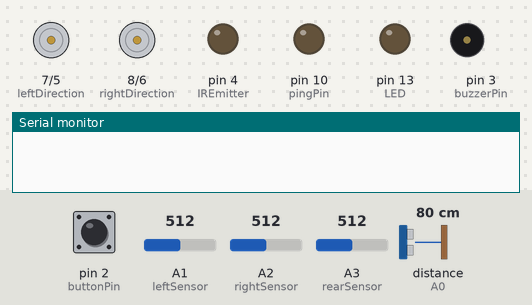
The sketch below on a simulated Arduino Uno, built with avr-gcc and run on an emulated ATmega328P. Parts: direction and speed pins drawn as motors (green arrow = direction pin HIGH = forward, orange = LOW = backward, longer = more drive), output pins drawn as LEDs (lit = HIGH), buzzer (waves = sounding), the last lines printed to the serial monitor. Dashed ring = blinking. Inputs (shaded band) come from the test bench; at power-on: pin 2 (buttonPin) HIGH, distance to the obstacle (sensor on A0) 80 cm, A1 (leftSensor) = 512, A2 (rightSensor) = 512, A3 (rearSensor) = 512. The echo pulse lasts 58.3 µs per cm; random numbers use the default seed unless the sketch sets one.

Above: at 1.2 s.
1.3 s: pin 2 (buttonPin) pulled LOW for 0.15 s
At 2.55 s:
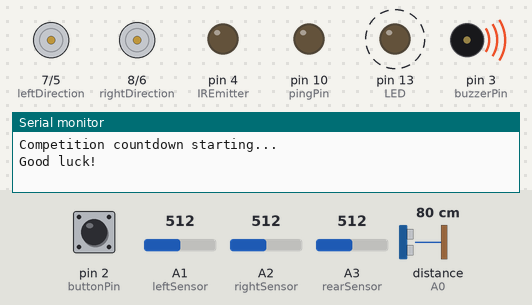
4.4 s: distance to the obstacle (sensor on A0) set to 2 cm
At 7.2 s:
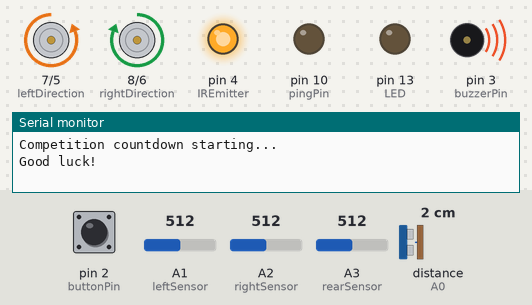
7.4 s: A1 (leftSensor) set to 109
8.9 s: A1 (leftSensor) set to 94
At 9.5 s:
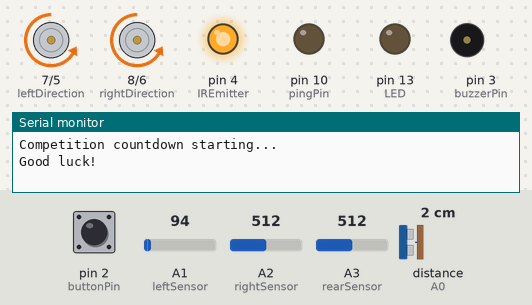
11.9 s: A2 (rightSensor) set to 109
14.9 s: A2 (rightSensor) set to 93
At 21.2 s:
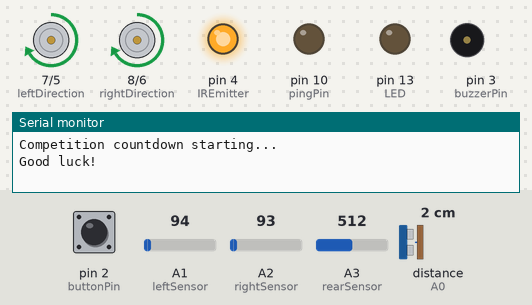
Timing chart, 0 to 31.9 s (numbered marks = the images above; inputs shaded):
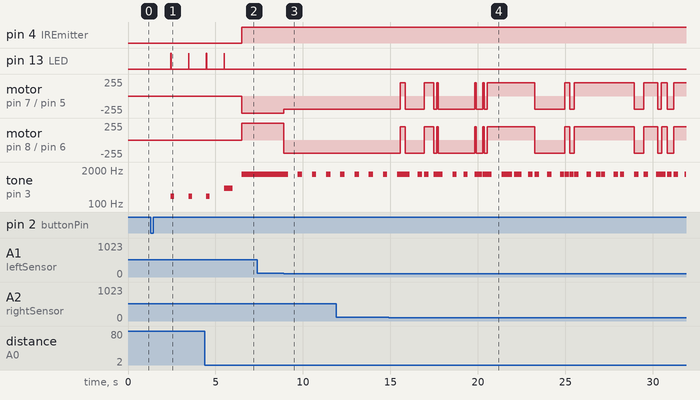

The sketch:

SumoRobot.ino
```cpp
#include <Arduino.h>
#include <Wire.h>
#include <SoftwareSerial.h>
#include "Pitches.h"
#include "SRL2.h"

#define buttonPin 2
#define buzzerPin 3
#define LEDpin 13

/*************************************************/
/** Global Variables and Configuration Settings **/
/*************************************************/
// Competition configuration settings
#define attackDistance 25
#define debug false
#define speed 100
#define angle 90
SRL2 bot(debug);

void setup() {
  bot.jumpStartSetup();
}

void loop() {
  bot.buttonRead();
  if ( bot.isButtonPressed() ) {
    bot.buttonState = 1;
    if ( bot.state == IDLING) {
      // we were in idle mode, so let's begin our
      // competition countdown
      Serial.println("Competition countdown starting...");
      Serial.println("Good luck!");
      //bot.calibrateBlackWhite();
      bot.begin_countdown();
    } else {
      bot.state = IDLING;
      bot.Left(0);
      bot.Right(0);
      Serial.println("Robot entering idle mode.");
    }
  }

  // if the countdown has ended, we're now in competition mode
  if ( bot.state == COMPETING ) {
    compete();
  }
}

// This function is the primary competition control
// function and controls the operational flow and state
// of the robot in competition mode
void compete() {
  bot.readIR();
  if( bot.getIR(rearSensor) < bot.getThreshold(rearSensor) ){
      if(debug){
        Serial.println("Detected border on rearSensor");
      }
      //Drive forward at full speed for 0.1 second
      bot.Forward(speed);
  }
  else if( bot.getIR(leftSensor) < bot.getThreshold(leftSensor) && bot.getIR(rightSensor) < bot.getThreshold(rightSensor) ){
      if(debug){
        Serial.println("Detected border on front sensors");
      }
      //Move Backward
      bot.Backward(speed);
      // Pick a random number of degrees to turn between -90 (right) and 90 (left)
      bot.turnDegrees(0.0 + bot.randomTurn());
  }
  else if( bot.getIR(leftSensor) < bot.getThreshold(leftSensor) ){
      if(debug){
        Serial.println("Detected border on leftSensor");
      }
      // Turn 90 degrees to the right and go forward for 1 second
      bot.Right(angle);
      bot.Forward(speed);
  }
  else if( bot.getIR(rightSensor) < bot.getThreshold(rightSensor) ){
      // Turn 90 degrees to the Left and go forward for 1 second
      if(debug){
        Serial.println("Detected border on rightSensor");
      }
      bot.Left(angle);
      bot.Forward(speed);
  }
  if( bot.objectWithin(attackDistance) ){
      // Attack
      bot.beep();
      bot.Forward(speed);
  }
  else{
    //Wander
    bot.Forward(speed);
  }
}
```

Pitches.h
```cpp
/*************************************************
 * Public Constants
 *************************************************/

#define NOTE_B0  31
#define NOTE_C1  33
#define NOTE_CS1 35
#define NOTE_D1  37
#define NOTE_DS1 39
#define NOTE_E1  41
#define NOTE_F1  44
#define NOTE_FS1 46
#define NOTE_G1  49
#define NOTE_GS1 52
#define NOTE_A1  55
#define NOTE_AS1 58
#define NOTE_B1  62
#define NOTE_C2  65
#define NOTE_CS2 69
#define NOTE_D2  73
#define NOTE_DS2 78
#define NOTE_E2  82
#define NOTE_F2  87
#define NOTE_FS2 93
#define NOTE_G2  98
#define NOTE_GS2 104
#define NOTE_A2  110
#define NOTE_AS2 117
#define NOTE_B2  123
#define NOTE_C3  131
#define NOTE_CS3 139
#define NOTE_D3  147
#define NOTE_DS3 156
#define NOTE_E3  165
#define NOTE_F3  175
#define NOTE_FS3 185
#define NOTE_G3  196
#define NOTE_GS3 208
#define NOTE_A3  220
#define NOTE_AS3 233
#define NOTE_B3  247
#define NOTE_C4  262
#define NOTE_CS4 277
#define NOTE_D4  294
#define NOTE_DS4 311
#define NOTE_E4  330
#define NOTE_F4  349
#define NOTE_FS4 370
#define NOTE_G4  392
#define NOTE_GS4 415
#define NOTE_A4  440
#define NOTE_AS4 466
#define NOTE_B4  494
#define NOTE_C5  523
#define NOTE_CS5 554
#define NOTE_D5  587
#define NOTE_DS5 622
#define NOTE_E5  659
#define NOTE_F5  698
#define NOTE_FS5 740
#define NOTE_G5  784
#define NOTE_GS5 831
#define NOTE_A5  880
#define NOTE_AS5 932
#define NOTE_B5  988
#define NOTE_C6  1047
#define NOTE_CS6 1109
#define NOTE_D6  1175
#define NOTE_DS6 1245
#define NOTE_E6  1319
#define NOTE_F6  1397
#define NOTE_FS6 1480
#define NOTE_G6  1568
#define NOTE_GS6 1661
#define NOTE_A6  1760
#define NOTE_AS6 1865
#define NOTE_B6  1976
#define NOTE_C7  2093
#define NOTE_CS7 2217
#define NOTE_D7  2349
#define NOTE_DS7 2489
#define NOTE_E7  2637
#define NOTE_F7  2794
#define NOTE_FS7 2960
#define NOTE_G7  3136
#define NOTE_GS7 3322
#define NOTE_A7  3520
#define NOTE_AS7 3729
#define NOTE_B7  3951
#define NOTE_C8  4186
#define NOTE_CS8 4435
#define NOTE_D8  4699
#define NOTE_DS8 4978
```

SRL2.cpp
```cpp
/************************************************************
SRL2.cpp - A Library for Controlling the MRK2 Sumo Robot League robot
Author - William J Ashby, PhD <washby@sumorobotleague.com>
This library is released into the public domain.
************************************************************/
#include "Arduino.h"
#include "SRL2.h"
#include "Pitches.h"

bool debug2;
bool leftIsFlipped2; //If the left motor goes backwards when it is supposed to go forwards set to true
bool rightIsFlipped2;
int lThresh2; //default threshold values inbetween black and white for the line sensors
int rThresh2;
int rearThresh2;
double tuningTurn2;
double tuningFwd2;
double tuningBwd2;
int turnArray[] = {-90,-80,-70,-60,-50,-40,-30,-20,-10,0,10,20,30,40,50,60,70,80,90};

SRL2::SRL2(bool debug) {
	debug2 = debug;
	leftIsFlipped2 = true;
  rightIsFlipped2 = true;
	lThresh2 = 100; //default threshold values inbetween black and white for the line sensors
	rThresh2 = 100;
	rearThresh2 = 100;
	tuningTurn2 = 1.0;
	tuningFwd2 = 1.0;
	tuningBwd2 = 1.0;
}

void SRL2::debug(int val){
	if(val == 0) {
		debug2 = false;
	}else{
		debug2 = true;
	}
}

void SRL2::flipMotorDirection(int mtr){
	if( mtr == 0 ){
		leftIsFlipped2 = !leftIsFlipped2;
	}
	if( mtr == 1 ){
		rightIsFlipped2 = !rightIsFlipped2;
	}
}

void SRL2::tuneForward(double x){
	tuningFwd2 = x;
}

void SRL2::tuneBackward(double x){
	tuningBwd2 = x;
}

void SRL2::tuneTurn(double x){
	tuningTurn2 = x;
}

void SRL2::jumpStartSetup(){
  Serial.begin(115200);
  pinMode(pingPin, OUTPUT);
  pinMode(echoPin, INPUT);
  pinMode(leftSensor, INPUT);
  pinMode(rightSensor, INPUT);
  pinMode(rearSensor, INPUT);
  pinMode(buttonPin, INPUT_PULLUP);
  pinMode(buzzerPin, OUTPUT);
  pinMode(IREmitter, OUTPUT);
  pinMode(leftMotorSpeedPin, OUTPUT);
  pinMode(rightMotorSpeedPin, OUTPUT);
  pinMode(leftDirection, OUTPUT);
  pinMode(rightDirection, OUTPUT);
  pinMode(LED, OUTPUT);
}

void SRL2::buttonRead(){
  if ( buttonState == 1 && digitalRead(buttonPin) == 0 ) {
    buttonState = 0;
  }
}

bool SRL2::isButtonPressed(){
  return buttonState == 0 && digitalRead(buttonPin) == 1;
}

void SRL2::begin_countdown(){
  // This function will begin our competition countdown sequence.
// When the button is depressed when in idle mode, this function
// will be called and begin a 5 second countdown with audible
// beeps at every second.
//
// PRACTICAL EXERCISE SOLUTION:
// This function also turns on the LED each time a note is
// played on the buzzer.
  for ( int i = 0; i < 3; i++ ) {
    delay(1000); // wait 1 full second

    // blink angrily at our opponent
    digitalWrite(LED, HIGH);

    // play note G3 for 200ms with a 15ms rest
    playNote(NOTE_G3, 200, 15);
    digitalWrite(LED, LOW);
  }

  // wait one more full second before playing our next note
  delay(1000);

  digitalWrite(LED, HIGH);
  // Play a higher note for a 500ms
  playNote(NOTE_G4, 500, 15);
  digitalWrite(LED, LOW);

  // Our countdown is nearly complete. Wait 1
  // more second and then set state to 2 so that
  // we can begin our competition!
  delay(1000);
  state = COMPETING;
}

/**********************/
/** Helper Functions **/
/**********************/
// Note-playing buzzer helper function.
void SRL2::playNote(int note, int duration, int rest) {
  tone(buzzerPin, note, duration);
  delay(rest);
}

void SRL2::beep() {
  tone(buzzerPin, 1397, 250); // Freq. 1397 = F6
}

void SRL2::Forward(int amt){
  drive(amt);  //turn the motors on forward 80% maximum speed
  //delay(amt*tuningFwd2);  //wait
  //drive(0);  //turn off the motors
}

void SRL2::Backward(int amt){
  drive(-1*amt);  //turn the motors on forward 80% maximum speed
  //delay(amt*tuningBwd2);  //wait
  //drive(0);  //turn off the motors
}

void SRL2::Left(int deg){
  turnDegrees( -deg );
}

void SRL2::Right(int deg){
  turnDegrees( deg);
}

void SRL2::PD(){
  tone(buzzerPin, 3600, 800);
}

void SRL2::PU(){
  tone(buzzerPin, 2200, 400);
}

void SRL2::turnDegrees(int y) {

  if (y > 0) {
    setSpeedForMotor(200, 0);
    setSpeedForMotor(-200, 1);

  } else if (y < 0) {
    setSpeedForMotor(-200, 0);
    setSpeedForMotor(200, 1);

  } else {
	 if(debug2) Serial.println("0 degree turn");
  }
  delay( abs( (int) (tuningTurn2*9*y) ) );
  setSpeedForMotor(0,0);
  setSpeedForMotor(0,1);
}

void SRL2::drive(int percentPower) {
  // map converts [-100,100] to [-255,255]
  int spd = map(percentPower, -100, 100, -255, 255);
  setSpeedForMotor(spd, 0);
  setSpeedForMotor(spd, 1);
}

void SRL2::setSpeedForMotor(int spd, int motor) {
  int speedPin, directionPin;
  bool flippedPin;
  if ( motor == 0 ) {
    speedPin = leftMotorSpeedPin;
    directionPin = leftDirection;
    if(leftIsFlipped2){
		spd = -spd;
	}
  } else if ( motor == 1 ) {
    speedPin = rightMotorSpeedPin;
    directionPin = rightDirection;
    if(!rightIsFlipped2){
       spd = -spd;
    }
  }

  if ( spd == 0 ) {
    analogWrite(speedPin, 0);
    digitalWrite(directionPin, LOW);
  } else if ( spd > 0 ) {
    digitalWrite(directionPin, HIGH);
    analogWrite(speedPin, abs(spd));
  } else if ( spd < 0 ) {
    digitalWrite(directionPin, LOW);
    analogWrite(speedPin, abs(spd));
  }
}

bool SRL2::objectWithin(int cm) {
  return getDistance() < cm;
}

int SRL2::getDistance() {
  long duration;
  int distance;
  digitalWrite(pingPin, LOW);// Added this line
  delayMicroseconds(2); // Added this line
  digitalWrite(pingPin, HIGH);
  delayMicroseconds(10); // Added this line
  digitalWrite(pingPin, LOW);
  duration = pulseIn(echoPin, HIGH);
  distance = (int) ( (duration / 2) / 29.1 );
  return distance;
}

//returns true if either front IR sensor detects white
//uses the thresholds for the left and right front IR sensors that
//are calculated via the calibrateBlackWhite function
bool SRL2::isWhite() {
  digitalWrite(IREmitter, HIGH);
  delayMicroseconds(2);
  int left = analogRead(leftSensor);
  int right = analogRead(rightSensor);
  if(debug2){
	  Serial.print("left: "); Serial.println(left);
	  Serial.print("right: "); Serial.println(right);
  }
  digitalWrite(IREmitter, LOW);
  if(debug2){
	  Serial.print("lThresh: "); Serial.println(lThresh2);
	  Serial.print("rThresh: "); Serial.println(rThresh2);
  }

  if (left < lThresh2 || right < rThresh2) {
    return true;
  } else return false;
}

//return the threshold value for the IR line sensors
int SRL2::getThreshold(int side) {
	if( side == leftSensor){
		return lThresh2;
	}
	if( side == rightSensor){
		return rThresh2;
	}
	if( side == rearSensor){
		return rearThresh2;
	}
}

void SRL2::setThreshold(int side, int val) {
	if( side == leftSensor){
		lThresh2 = val;
	}
	if( side == rightSensor){
		rThresh2 = val;
	}
	if( side == rearSensor){
		rearThresh2 = val;
	}
}

void SRL2::readIR() {
  digitalWrite(IREmitter, HIGH);
  //delayMicroseconds(2);
  leftIR = analogRead(leftSensor);
  rightIR = analogRead(rightSensor);
  rearIR = analogRead(rearSensor);
  //digitalWrite(IREmitter, LOW);
}

int SRL2::getIR(int side) {
  int returnMe;
  switch(side) {
    case leftSensor:
      returnMe = leftIR;
      if(debug2) {
        Serial.print("Left IR reading: "); Serial.println(returnMe);
      }
      break;
      case rightSensor:
      returnMe = rightIR;
      if(debug2) {
        Serial.print("Right IR reading: "); Serial.println(returnMe);
      }
      break;
      case rearSensor:
      returnMe = rearIR;
      if(debug2) {
        Serial.print("Rear IR reading: "); Serial.println(returnMe);
      }
      break;
      default: break;
  }
	return returnMe;
}

//averages 5 black and 5 white IR readings for each front IR sensor
//then calculates the threshold between the balck and white readings
void SRL2::calibrateBlackWhite() {
  int n = 5;  //setup arrays to average n readings of the sensors on black and on white
  int lBlacks[n]; int rBlacks[n];  int rearBlacks[n];
  int lWhites[n]; int rWhites[n];  int rearWhites[n];

  Serial.println("\nPlace line sensors");
  Serial.println("on black and press button");
  tone(buzzerPin, 1500, 400);
  while (digitalRead(buttonPin) == 1) {
    delay(100);
  }

  digitalWrite(IREmitter, HIGH);
  for (int i = 0; i < n; i++) {
    lBlacks[i] = analogRead(leftSensor);
    rBlacks[i] = analogRead(rightSensor);
	rearBlacks[i] = analogRead(rearSensor);
  }
  digitalWrite(IREmitter, LOW);

  delay(2500);
  Serial.println("\nPlace line sensors");
  Serial.println(" on white and press button");
  tone(buzzerPin, 1800, 200);
  delay(250);
  tone(buzzerPin, 1800, 200);
  delay(250);

  while (digitalRead(buttonPin) == 1) {
    delay(100);
  }

  digitalWrite(IREmitter, HIGH);
  for (int i = 0; i < n; i++) {
    lWhites[i] = analogRead(leftSensor);
    rWhites[i] = analogRead(rightSensor);
    rearWhites[i] = analogRead(rearSensor);
  }
  digitalWrite(IREmitter, LOW);

  int lBlack = 0;  int rBlack = 0;  int rearBlack = 0;
  int lWhite = 0;  int rWhite = 0;  int rearWhite = 0;
  for (int i = 0; i < n; i++) {
    lBlack += lBlacks[i];
    rBlack += rBlacks[i];
	rearBlack += rearBlacks[i];
    lWhite += lWhites[i];
    rWhite += rWhites[i];
	rearWhite += rearWhites[i];
  }
  lBlack = lBlack / n; rBlack = rBlack / n;  rearBlack = rearBlack / n;
  lWhite = lWhite / n; rWhite = rWhite / n;  rearWhite = rearWhite / n;
  //if(debug2){
	  Serial.print("Black averages: \nLeft "); Serial.println(lBlack);
	  Serial.print("Right "); Serial.println(rBlack);
	  Serial.print("Rear "); Serial.println(rearBlack);
	  Serial.print("White averages: \nLeft "); Serial.println(lWhite);
	  Serial.print("Right "); Serial.println(rWhite);
	  Serial.print("Rear "); Serial.println(rearWhite);
  //}
  lThresh2 = lWhite/2 + lBlack/2;
  rThresh2 = rWhite/2 + rBlack/2;
  rearThresh2 = rearWhite/2 + rearBlack/2;

  delay(10);
}

int SRL2::randomTurn(){
  return turnArray[random(0,19)];
}
```

SRL2.h
```cpp
/************************************************************
 *  SRL2.h - A Library for Controlling the MRK-2 Sumo Robot League robot
 *  Author - William J. Ashby, PhD <washby@sumorobotleague.com> This library is released into the public domain.
 *  ************************************************************
 */

#ifndef SRL2_h

#define SRL2_h
#include "Arduino.h"

#define IDLING 1
#define COMPETING 2
#define pingPin 10
#define echoPin A0
#define leftSensor A1
#define rightSensor A2
#define rearSensor A3
#define buttonPin 2
#define buzzerPin 3
#define IREmitter 4
#define leftMotorSpeedPin 5
#define rightMotorSpeedPin 6
#define leftDirection 7
#define rightDirection 8
#define LED 13

class SRL2 {
  public:
    SRL2(bool debug);
    // State variables
    int buttonState = 1; // 1 = up, 0 = pressed
    int state       = 1; // 1 = idle, 2 = competing
    void buttonRead();
    bool isButtonPressed();
    void begin_countdown();
    void playNote(int, int, int);
	  bool debug2;
    bool leftIsFlipped2;
    bool rightIsFlipped2;
	  void debug(int val);
    void beep();
    void Forward(int amt);
    void Backward(int amt);
    void Right(int deg);
    void Left(int deg);
    void PD();
    void PU();
    void drive(int percentPower);
    void setSpeedForMotor(int spd, int motor);
    void flipMotorDirection(int mtr);
    void turnDegrees(int y);
    bool objectWithin(int cm);
    int getDistance();
    void readIR();
	  int getIR(int side);
	  int getThreshold(int side);
	  void setThreshold(int side, int val);
    bool isWhite();
    void calibrateBlackWhite();
	  void tuneForward(double x);
	  void tuneBackward(double x);
	  void tuneTurn(double x);
    void jumpStartSetup();
    int randomTurn();

  private:
    int lThresh2;
    int rThresh2;
	  int rearThresh2;
	  double tuningTurn2;
	  double tuningFwd2;
	  double tuningBwd2;
    int leftIR;
    int rightIR;
    int rearIR;
};

#endif
```

Measured:
- the behaviour switches between 100 and 99 on A1 (leftSensor) (found by bisection; images 2 and 3)
- the behaviour switches between 100 and 99 on A2 (rightSensor) (found by bisection; images 3 and 4)
- after the input at 1.3 s, pin 13 (LED): alternates HIGH for 0.02 s and LOW for 1.0 s, starting after 1.2 s; tone on pin 3 (buzzerPin): alternates 196 Hz for 0.20 s and silent for 0.82 s, starting after 1.2 s
- after the input at 7.4 s, every drawn part: stays the same
- after the input at 8.9 s, motor on pin 7 (leftDirection) / pin 5 (leftMotorSpeedPin): backward 255/255 → backward 200/255 at once; motor on pin 8 (rightDirection) / pin 6 (rightMotorSpeedPin): forward 255/255 → backward 200/255 at once; tone on pin 3 (buzzerPin): alternates 1397 Hz for 0.25 s and silent for 0.56 s, starting after 0.25 s
- after the input at 14.9 s, motor on pin 7 (leftDirection) / pin 5 (leftMotorSpeedPin), motor on pin 8 (rightDirection) / pin 6 (rightMotorSpeedPin): backward 200/255 → forward 200/255 after 0.67 s, → backward 200/255 0.27 s later, → forward 200/255 1.1 s later, → backward 200/255 0.54 s later, … (21 changes in this stretch)
